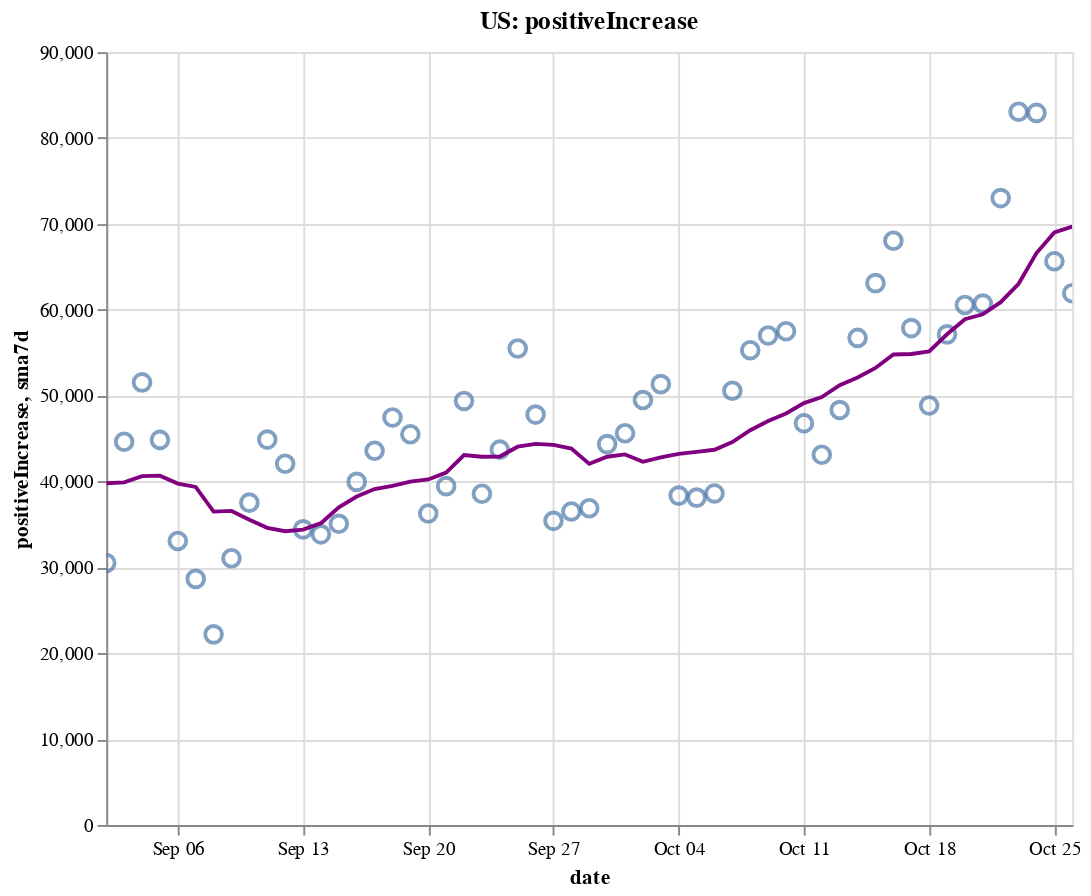

Notebook cell for this chart:
### Code cell
create_plot(us, 'positiveIncrease')

### Figure 1 — Vega-Lite specification as saved in the notebook (floating-point values rounded to 4 significant figures)
{"config": {"view": {"continuousWidth": 400, "continuousHeight": 300}}, "layer": [{"layer": [{"mark": {"type": "point", "size": 75}, "encoding": {"tooltip": [{"type": "temporal", "field": "date"}, {"type": "quantitative", "field": "positiveIncrease"}, {"type": "quantitative", "field": "sma7d"}], "x": {"type": "temporal", "field": "date"}, "y": {"type": "quantitative", "field": "positiveIncrease"}}, "selection": {"selector002": {"type": "interval", "bind": "scales", "encodings": ["x", "y"]}}}, {"mark": {"type": "line", "color": "purple"}, "encoding": {"x": {"type": "temporal", "field": "date"}, "y": {"type": "quantitative", "field": "sma7d"}}}]}, {"mark": {"type": "rule", "color": "#aaa"}, "encoding": {"x": {"type": "temporal", "field": "date"}}, "transform": [{"filter": {"selection": "selector001"}}]}, {"mark": "circle", "encoding": {"opacity": {"condition": {"value": 1, "selection": "selector001"}, "value": 0}, "tooltip": [{"type": "temporal", "field": "date"}, {"type": "quantitative", "field": "positiveIncrease"}, {"type": "quantitative", "field": "sma7d"}], "x": {"type": "temporal", "field": "date"}, "y": {"type": "quantitative", "field": "positiveIncrease"}}, "selection": {"selector001": {"type": "single", "encodings": ["x"], "on": "mouseover", "nearest": true, "empty": "none"}}}, {"mark": {"type": "text", "align": "left", "dx": 5, "dy": -5, "stroke": "white", "strokeWidth": 2}, "encoding": {"text": {"type": "quantitative", "field": "positiveIncrease"}, "tooltip": [{"type": "temporal", "field": "date"}, {"type": "quantitative", "field": "positiveIncrease"}, {"type": "quantitative", "field": "sma7d"}], "x": {"type": "temporal", "field": "date"}, "y": {"type": "quantitative", "field": "positiveIncrease"}}, "transform": [{"filter": {"selection": "selector001"}}]}, {"mark": {"type": "text", "align": "left", "dx": 5, "dy": -5}, "encoding": {"text": {"type": "quantitative", "field": "positiveIncrease"}, "tooltip": [{"type": "temporal", "field": "date"}, {"type": "quantitative", "field": "positiveIncrease"}, {"type": "quantitative", "field": "sma7d"}], "x": {"type": "temporal", "field": "date"}, "y": {"type": "quantitative", "field": "positiveIncrease"}}, "transform": [{"filter": {"selection": "selector001"}}]}], "data": {"name": "data-7e1c6bb098b3c23e6645de778a7f62eb"}, "height": 400, "title": "US: positiveIncrease", "width": 500, "$schema": "https://vega.github.io/schema/vega-lite/v4.8.1.json", "datasets": {"data-7e1c6bb098b3c23e6645de778a7f62eb": [{"date": "2020-09-02T00:00:00", "totalTestResultsIncrease": 703900.0, "positiveIncrease": 30510.0, "death": 177700.0, "deathIncrease": 1032.0, "positiveRate": 0.043, "state": "US", "sma7d": 39800.0}, {"date": "2020-09-03T00:00:00", "totalTestResultsIncrease": 828900.0, "positiveIncrease": 44630.0, "death": 178700.0, "deathIncrease": 1070.0, "positiveRate": 0.054, "state": "US", "sma7d": 39890.0}, {"date": "2020-09-04T00:00:00", "totalTestResultsIncrease": 979200.0, "positiveIncrease": 51540.0, "death": 179700.0, "deathIncrease": 998.0, "positiveRate": 0.053, "state": "US", "sma7d": 40620.0}, {"date": "2020-09-05T00:00:00", "totalTestResultsIncrease": 908100.0, "positiveIncrease": 44840.0, "death": 180700.0, "deathIncrease": 918.0, "positiveRate": 0.049, "state": "US", "sma7d": 40680.0}, {"date": "2020-09-06T00:00:00", "totalTestResultsIncrease": 789800.0, "positiveIncrease": 33070.0, "death": 181100.0, "deathIncrease": 449.0, "positiveRate": 0.042, "state": "US", "sma7d": 39760.0}, {"date": "2020-09-07T00:00:00", "totalTestResultsIncrease": 626000.0, "positiveIncrease": 28660.0, "death": 181300.0, "deathIncrease": 225.0, "positiveRate": 0.046, "state": "US", "sma7d": 39370.0}, {"date": "2020-09-08T00:00:00", "totalTestResultsIncrease": 552100.0, "positiveIncrease": 22200.0, "death": 181700.0, "deathIncrease": 358.0, "positiveRate": 0.04, "state": "US", "sma7d": 36490.0}, {"date": "2020-09-09T00:00:00", "totalTestResultsIncrease": 659000.0, "positiveIncrease": 31060.0, "death": 182800.0, "deathIncrease": 1084.0, "positiveRate": 0.047, "state": "US", "sma7d": 36570.0}, {"date": "2020-09-10T00:00:00", "totalTestResultsIncrease": 730400.0, "positiveIncrease": 37540.0, "death": 183900.0, "deathIncrease": 1170.0, "positiveRate": 0.051, "state": "US", "sma7d": 35560.0}, {"date": "2020-09-11T00:00:00", "totalTestResultsIncrease": 857000.0, "positiveIncrease": 44880.0, "death": 185000.0, "deathIncrease": 1018.0, "positiveRate": 0.052, "state": "US", "sma7d": 34610.0}, {"date": "2020-09-12T00:00:00", "totalTestResultsIncrease": 930300.0, "positiveIncrease": 42070.0, "death": 185800.0, "deathIncrease": 810.0, "positiveRate": 0.045, "state": "US", "sma7d": 34210.0}, {"date": "2020-09-13T00:00:00", "totalTestResultsIncrease": 720600.0, "positiveIncrease": 34420.0, "death": 186200.0, "deathIncrease": 390.0, "positiveRate": 0.048, "state": "US", "sma7d": 34400.0}, {"date": "2020-09-14T00:00:00", "totalTestResultsIncrease": 457600.0, "positiveIncrease": 33850.0, "death": 186600.0, "deathIncrease": 404.0, "positiveRate": 0.074, "state": "US", "sma7d": 35150.0}, {"date": "2020-09-15T00:00:00", "totalTestResultsIncrease": 760100.0, "positiveIncrease": 35070.0, "death": 187600.0, "deathIncrease": 1031.0, "positiveRate": 0.046, "state": "US", "sma7d": 36980.0}, {"date": "2020-09-16T00:00:00", "totalTestResultsIncrease": 770500.0, "positiveIncrease": 39950.0, "death": 188800.0, "deathIncrease": 1200.0, "positiveRate": 0.052, "state": "US", "sma7d": 38250.0}, {"date": "2020-09-17T00:00:00", "totalTestResultsIncrease": 885800.0, "positiveIncrease": 43580.0, "death": 189700.0, "deathIncrease": 863.0, "positiveRate": 0.049, "state": "US", "sma7d": 39120.0}, {"date": "2020-09-18T00:00:00", "totalTestResultsIncrease": 1019000.0, "positiveIncrease": 47460.0, "death": 190600.0, "deathIncrease": 901.0, "positiveRate": 0.047, "state": "US", "sma7d": 39490.0}, {"date": "2020-09-19T00:00:00", "totalTestResultsIncrease": 1101000.0, "positiveIncrease": 45500.0, "death": 191300.0, "deathIncrease": 740.0, "positiveRate": 0.041, "state": "US", "sma7d": 39980.0}, {"date": "2020-09-20T00:00:00", "totalTestResultsIncrease": 932900.0, "positiveIncrease": 36270.0, "death": 191600.0, "deathIncrease": 327.0, "positiveRate": 0.039, "state": "US", "sma7d": 40240.0}, {"date": "2020-09-21T00:00:00", "totalTestResultsIncrease": 736100.0, "positiveIncrease": 39460.0, "death": 191900.0, "deathIncrease": 287.0, "positiveRate": 0.054, "state": "US", "sma7d": 41040.0}, {"date": "2020-09-22T00:00:00", "totalTestResultsIncrease": 812500.0, "positiveIncrease": 49380.0, "death": 192800.0, "deathIncrease": 854.0, "positiveRate": 0.061, "state": "US", "sma7d": 43090.0}, {"date": "2020-09-23T00:00:00", "totalTestResultsIncrease": 962700.0, "positiveIncrease": 38570.0, "death": 193900.0, "deathIncrease": 1159.0, "positiveRate": 0.04, "state": "US", "sma7d": 42890.0}, {"date": "2020-09-24T00:00:00", "totalTestResultsIncrease": 974700.0, "positiveIncrease": 43710.0, "death": 194800.0, "deathIncrease": 921.0, "positiveRate": 0.045, "state": "US", "sma7d": 42910.0}, {"date": "2020-09-25T00:00:00", "totalTestResultsIncrease": 1054000.0, "positiveIncrease": 55490.0, "death": 195700.0, "deathIncrease": 844.0, "positiveRate": 0.053, "state": "US", "sma7d": 44050.0}, {"date": "2020-09-26T00:00:00", "totalTestResultsIncrease": 1057000.0, "positiveIncrease": 47790.0, "death": 196600.0, "deathIncrease": 869.0, "positiveRate": 0.045, "state": "US", "sma7d": 44380.0}, {"date": "2020-09-27T00:00:00", "totalTestResultsIncrease": 849700.0, "positiveIncrease": 35420.0, "death": 196900.0, "deathIncrease": 307.0, "positiveRate": 0.042, "state": "US", "sma7d": 44260.0}, {"date": "2020-09-28T00:00:00", "totalTestResultsIncrease": 1128000.0, "positiveIncrease": 36510.0, "death": 197100.0, "deathIncrease": 257.0, "positiveRate": 0.032, "state": "US", "sma7d": 43840.0}, {"date": "2020-09-29T00:00:00", "totalTestResultsIncrease": 858100.0, "positiveIncrease": 36890.0, "death": 197900.0, "deathIncrease": 739.0, "positiveRate": 0.043, "state": "US", "sma7d": 42050.0}, {"date": "2020-09-30T00:00:00", "totalTestResultsIncrease": 846700.0, "positiveIncrease": 44360.0, "death": 198900.0, "deathIncrease": 1061.0, "positiveRate": 0.052, "state": "US", "sma7d": 42880.0}, {"date": "2020-10-01T00:00:00", "totalTestResultsIncrease": 932100.0, "positiveIncrease": 45620.0, "death": 199800.0, "deathIncrease": 851.0, "positiveRate": 0.049, "state": "US", "sma7d": 43150.0}, {"date": "2020-10-02T00:00:00", "totalTestResultsIncrease": 1164000.0, "positiveIncrease": 49480.0, "death": 200600.0, "deathIncrease": 835.0, "positiveRate": 0.043, "state": "US", "sma7d": 42300.0}, {"date": "2020-10-03T00:00:00", "totalTestResultsIncrease": 1034000.0, "positiveIncrease": 51340.0, "death": 201400.0, "deathIncrease": 741.0, "positiveRate": 0.05, "state": "US", "sma7d": 42800.0}, {"date": "2020-10-04T00:00:00", "totalTestResultsIncrease": 973700.0, "positiveIncrease": 38360.0, "death": 201700.0, "deathIncrease": 363.0, "positiveRate": 0.039, "state": "US", "sma7d": 43220.0}, {"date": "2020-10-05T00:00:00", "totalTestResultsIncrease": 947300.0, "positiveIncrease": 38120.0, "death": 202000.0, "deathIncrease": 326.0, "positiveRate": 0.04, "state": "US", "sma7d": 43450.0}, {"date": "2020-10-06T00:00:00", "totalTestResultsIncrease": 859800.0, "positiveIncrease": 38610.0, "death": 202700.0, "deathIncrease": 634.0, "positiveRate": 0.045, "state": "US", "sma7d": 43700.0}, {"date": "2020-10-07T00:00:00", "totalTestResultsIncrease": 900900.0, "positiveIncrease": 50560.0, "death": 203600.0, "deathIncrease": 916.0, "positiveRate": 0.056, "state": "US", "sma7d": 44580.0}, {"date": "2020-10-08T00:00:00", "totalTestResultsIncrease": 1076000.0, "positiveIncrease": 55290.0, "death": 204600.0, "deathIncrease": 986.0, "positiveRate": 0.051, "state": "US", "sma7d": 45970.0}, {"date": "2020-10-09T00:00:00", "totalTestResultsIncrease": 1127000.0, "positiveIncrease": 57000.0, "death": 205500.0, "deathIncrease": 893.0, "positiveRate": 0.051, "state": "US", "sma7d": 47040.0}, {"date": "2020-10-10T00:00:00", "totalTestResultsIncrease": 1186000.0, "positiveIncrease": 57490.0, "death": 206100.0, "deathIncrease": 665.0, "positiveRate": 0.048, "state": "US", "sma7d": 47920.0}, {"date": "2020-10-11T00:00:00", "totalTestResultsIncrease": 971900.0, "positiveIncrease": 46790.0, "death": 206600.0, "deathIncrease": 466.0, "positiveRate": 0.048, "state": "US", "sma7d": 49130.0}, {"date": "2020-10-12T00:00:00", "totalTestResultsIncrease": 1017000.0, "positiveIncrease": 43110.0, "death": 206900.0, "deathIncrease": 287.0, "positiveRate": 0.042, "state": "US", "sma7d": 49840.0}, {"date": "2020-10-13T00:00:00", "totalTestResultsIncrease": 986000.0, "positiveIncrease": 48320.0, "death": 207600.0, "deathIncrease": 690.0, "positiveRate": 0.049, "state": "US", "sma7d": 51220.0}, {"date": "2020-10-14T00:00:00", "totalTestResultsIncrease": 981000.0, "positiveIncrease": 56720.0, "death": 208400.0, "deathIncrease": 811.0, "positiveRate": 0.058, "state": "US", "sma7d": 52100.0}, {"date": "2020-10-15T00:00:00", "totalTestResultsIncrease": 1019000.0, "positiveIncrease": 63100.0, "death": 209300.0, "deathIncrease": 951.0, "positiveRate": 0.062, "state": "US", "sma7d": 53220.0}, {"date": "2020-10-16T00:00:00", "totalTestResultsIncrease": 1143000.0, "positiveIncrease": 68040.0, "death": 210200.0, "deathIncrease": 877.0, "positiveRate": 0.06, "state": "US", "sma7d": 54800.0}, {"date": "2020-10-17T00:00:00", "totalTestResultsIncrease": 1195000.0, "positiveIncrease": 57870.0, "death": 211000.0, "deathIncrease": 780.0, "positiveRate": 0.048, "state": "US", "sma7d": 54850.0}, {"date": "2020-10-18T00:00:00", "totalTestResultsIncrease": 982400.0, "positiveIncrease": 48860.0, "death": 211400.0, "deathIncrease": 393.0, "positiveRate": 0.05, "state": "US", "sma7d": 55150.0}, {"date": "2020-10-19T00:00:00", "totalTestResultsIncrease": 1203000.0, "positiveIncrease": 57130.0, "death": 211800.0, "deathIncrease": 456.0, "positiveRate": 0.047, "state": "US", "sma7d": 57150.0}, {"date": "2020-10-20T00:00:00", "totalTestResultsIncrease": 909300.0, "positiveIncrease": 60560.0, "death": 212700.0, "deathIncrease": 832.0, "positiveRate": 0.067, "state": "US", "sma7d": 58900.0}, {"date": "2020-10-21T00:00:00", "totalTestResultsIncrease": 882900.0, "positiveIncrease": 60710.0, "death": 213700.0, "deathIncrease": 1024.0, "positiveRate": 0.069, "state": "US", "sma7d": 59470.0}, {"date": "2020-10-22T00:00:00", "totalTestResultsIncrease": 1127000.0, "positiveIncrease": 73010.0, "death": 214800.0, "deathIncrease": 1143.0, "positiveRate": 0.065, "state": "US", "sma7d": 60880.0}, {"date": "2020-10-23T00:00:00", "totalTestResultsIncrease": 1287000.0, "positiveIncrease": 83060.0, "death": 215800.0, "deathIncrease": 917.0, "positiveRate": 0.065, "state": "US", "sma7d": 63030.0}, {"date": "2020-10-24T00:00:00", "totalTestResultsIncrease": 1223000.0, "positiveIncrease": 82920.0, "death": 216700.0, "deathIncrease": 890.0, "positiveRate": 0.068, "state": "US", "sma7d": 66610.0}, {"date": "2020-10-25T00:00:00", "totalTestResultsIncrease": 1123000.0, "positiveIncrease": 65650.0, "death": 217000.0, "deathIncrease": 377.0, "positiveRate": 0.058, "state": "US", "sma7d": 69010.0}, {"date": "2020-10-26T00:00:00", "totalTestResultsIncrease": 1142000.0, "positiveIncrease": 61920.0, "death": 217400.0, "deathIncrease": 389.0, "positiveRate": 0.054, "state": "US", "sma7d": 69690.0}]}}
